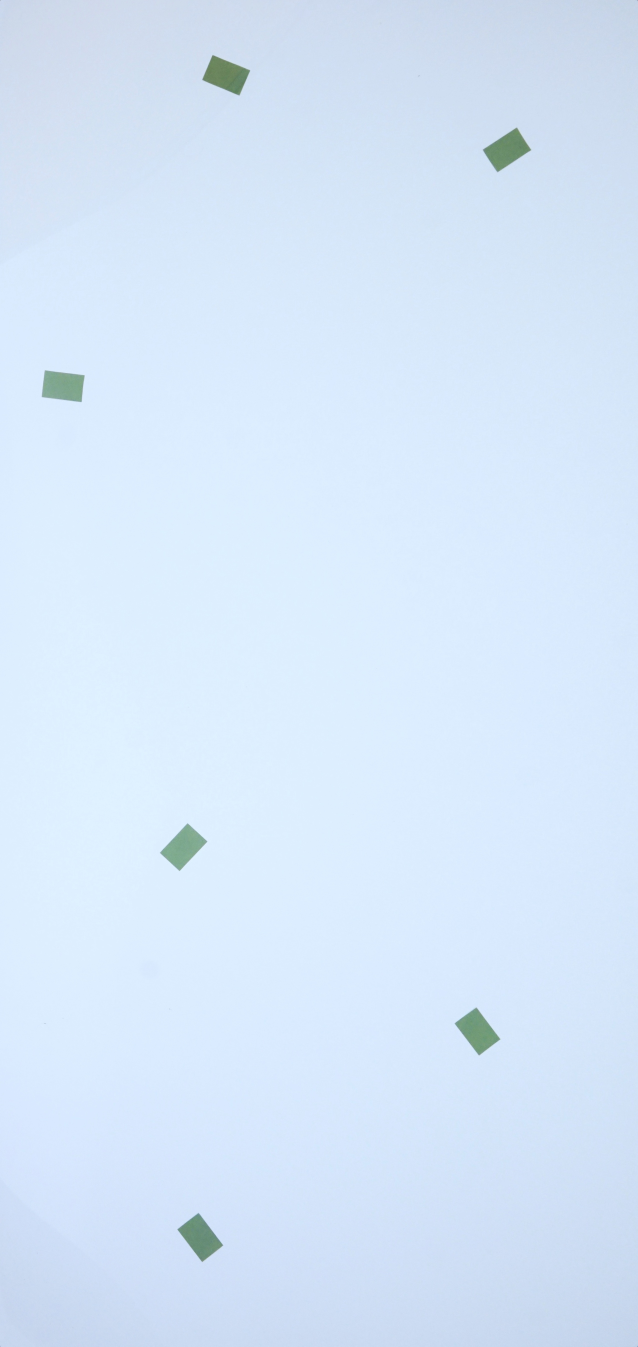
#> input picture Bilder_Blätter_LAI/Beispiel/DSC03398_warped-2.JPG, 2551 x 5386 px, found by its file name (shown at 1/4 size)
$ python leaf_area.py
#> lines starting #> are read from the running program, lines starting #| are printed output that depends on the picture; after the words box and inside, x2 and y2 are one past the last pixel; in counts of white or black regions, pixels touching at a corner belong together; long printed decimals are rounded
import cv2
import numpy as np

#referennz 3.8 * 5.7 cm
referenz_area = 6*(3.8*5.7)

# set paths
file_name_in = 'DSC03398_warped-2.JPG'
file_name_out = 'DSC03398_warped_segmented-2.JPG'
path_in = '/Users/simon/Documents/Master/Masterarbeit/aktuelles Thema/Bilder_Blätter_LAI/Beispiel/' + file_name_in
path_out = '/Users/simon/Documents/Master/Masterarbeit/aktuelles Thema/Bilder_Blätter_LAI/Beispiel/' + file_name_out

def whiten_aruco_markers(image, detector): # First Try not working yet
    # Convert image to grayscale
    gray = cv2.cvtColor(image, cv2.COLOR_BGR2GRAY)

    # Detect ArUco markers in the image
    corners, ids, _ = detector.detectMarkers(gray)

    if ids is not None:
        # Iterate over detected markers
        for marker_corners in corners:
            # Convert the corners to integer pixel positions
            pts = marker_corners[0].astype(np.int32)

            # Fill the marker region with white color
            cv2.fillPoly(image, [pts], (255, 255, 255))

    return image

#Get the image dimensions to calculate the area
def get_image_dimensions(image_path):
    # Load the image
    image = cv2.imread(image_path)
#> image is the input picture: shape (5386, 2551, 3); mean B, G, R 249.1, 230.5, 213.9

    # Get the dimensions of the image
    height, width, channels = image.shape
#> height = 5386; width = 2551; channels = 3

    print(f"Image Dimensions: {width}x{height} pixels")
#| Image Dimensions: 2551x5386 pixels
    print(f"Number of Channels: {channels}")
#| Number of Channels: 3

    return width, height, channels

# Example usage
width, height, channels = get_image_dimensions(path_in)
#> width = 2551; height = 5386; channels = 3

distance_in_pixels = height
#> distance_in_pixels = 5386
distance_in_mm = 1905 #real distance of the Aruco markers in mm

def segment_objects(image_path, write_file=True): #segmentation and calculation of the area and error
    # load image
#> called with write_file = True
    image = cv2.imread(image_path)

    # convert to HSV color space
    hsv = cv2.cvtColor(image, cv2.COLOR_BGR2HSV) # opencv internally uses BGR instead of RGB
#> hsv: shape (5386, 2551, 3); mean H, S, V 105.6, 36.3, 249.3

    # define thresholds for background (white/grey)
    lower_bound = np.array([0, 0, 180])
    upper_bound = np.array([180, 50, 255])

    # create mask for background
    mask = cv2.inRange(hsv, lower_bound, upper_bound)
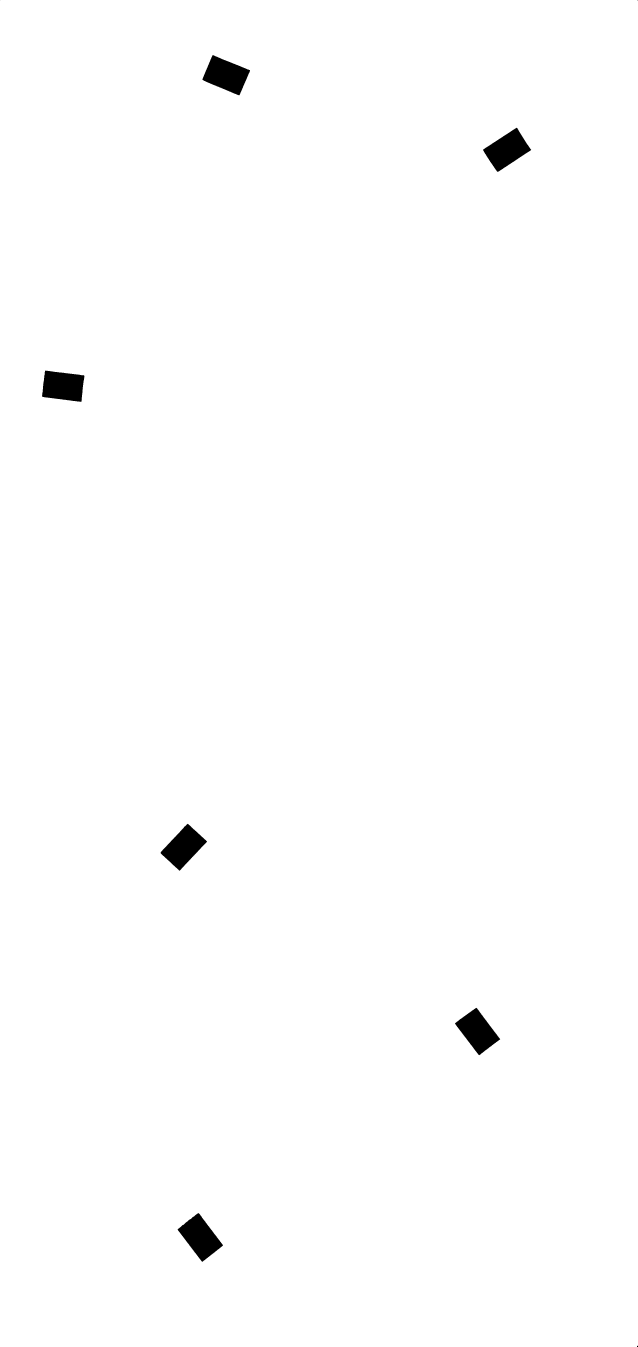
#> mask: shape (5386, 2551) (shown at 1/4 size); 99.2% white; 9 black regions (3 under 20 px), largest, box (x1, y1, x2, y2) and area: (810, 221, 1000, 381) 17655, (710, 4853, 892, 5047) 17561, (1932, 511, 2125, 687) 17329, (1820, 4031, 2001, 4221) 17051, (641, 3295, 828, 3483) 17026, (168, 1482, 338, 1607) 16850

    # invert mask for object isolation
    mask_inv = cv2.bitwise_not(mask)
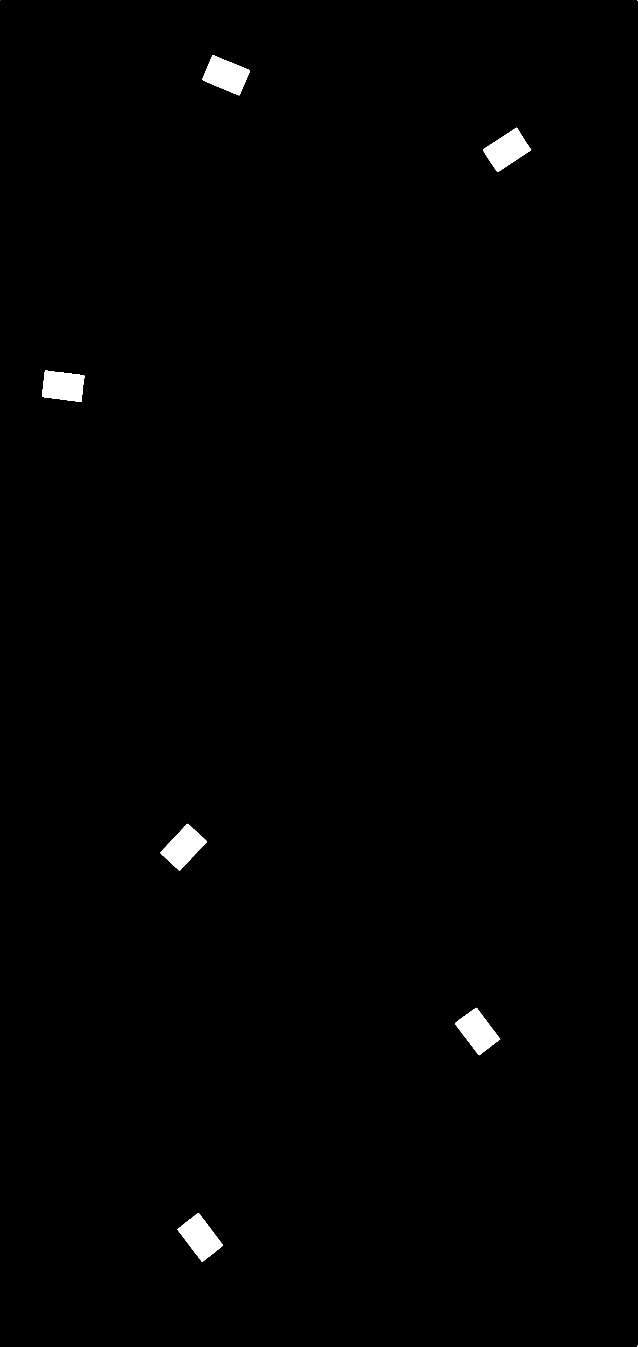
#> mask_inv: shape (5386, 2551) (shown at 1/4 size); 0.75% white; 9 white regions (3 under 20 px), largest, box (x1, y1, x2, y2) and area: (810, 221, 1000, 381) 17655, (710, 4853, 892, 5047) 17561, (1932, 511, 2125, 687) 17329, (1820, 4031, 2001, 4221) 17051, (641, 3295, 828, 3483) 17026, (168, 1482, 338, 1607) 16850

    # refine mask with morphologic operations
    kernel = np.ones((3,3),np.uint8)
    mask_inv = cv2.morphologyEx(mask_inv, cv2.MORPH_CLOSE, kernel)
#> mask_inv: shape (5386, 2551); 0.75% white; 9 white regions (3 under 20 px), largest, box (x1, y1, x2, y2) and area: (810, 221, 1000, 381) 17655, (710, 4853, 892, 5047) 17561, (1932, 511, 2125, 687) 17329, (1820, 4031, 2001, 4221) 17051, (641, 3295, 828, 3483) 17026, (168, 1482, 338, 1607) 16853
    mask_inv = cv2.morphologyEx(mask_inv, cv2.MORPH_OPEN, kernel)
#> mask_inv: shape (5386, 2551); 0.75% white; 7 white regions (1 under 20 px), largest, box (x1, y1, x2, y2) and area: (810, 221, 1000, 381) 17655, (711, 4853, 891, 5046) 17556, (1933, 512, 2124, 687) 17325, (1821, 4032, 2000, 4220) 17046, (643, 3296, 827, 3482) 17018, (168, 1483, 337, 1607) 16849

    # appy mask on original image
    segmented = cv2.bitwise_and(image, image, mask=mask_inv)

    if write_file:
        # write segemented image
        cv2.imwrite(path_out, segmented)

     # Calculate the area of the mask in pixels
    mask_area_in_pixels = np.count_nonzero(mask_inv)
#> mask_area_in_pixels = 103457

    # Calculate the pixel-to-mm scale factor
    scale_factor = distance_in_mm / distance_in_pixels
#> scale_factor = 0.354

    # Calculate the area in mm²
    mask_area_in_mm2 = mask_area_in_pixels * (scale_factor ** 2)
#> mask_area_in_mm2 = 12942.5

    # Convert mm² to cm² (1 cm² = 100 mm²)
    mask_area_in_cm2 = mask_area_in_mm2 / 100
#> mask_area_in_cm2 = 129.4

    print(f"Mask Area (in pixels): {mask_area_in_pixels} pixels")
#| Mask Area (in pixels): 103457 pixels
    print(f"Mask Area (in mm²): {mask_area_in_mm2} mm²")
#| Mask Area (in mm²): 12942.469 mm²
    print(f"Mask Area (in cm²): {mask_area_in_cm2} cm²")
#| Mask Area (in cm²): 129.425 cm²
    print(f"Referenz area: {referenz_area} cm²")

    #Error: Referenz vs Masked area

    error = referenz_area - mask_area_in_cm2
#> error = 0.535
    error_percent = (error / referenz_area) * 100
#> error_percent = 0.412

    print(f"Error: {error} cm²")
#| Error: 0.5353 cm²
    print(f"Error (%): {error_percent} %")
#| Error (%): 0.4119 %
    return mask_inv, mask_area_in_pixels, mask_area_in_mm2


# call segmentation
test = segment_objects(path_in)

#np.unique_counts(test)
